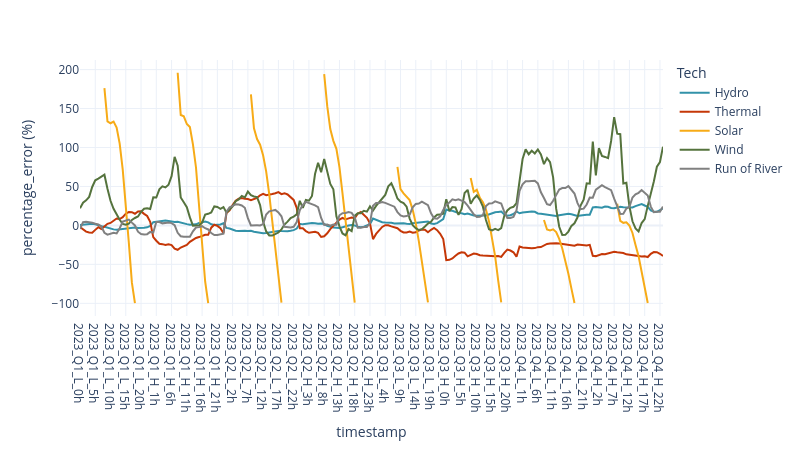

Here is the notebook cell this chart was saved with:
### Markdown cell above
## 4. Calibration
### 4.1 Error by timestamp

### Code cell
# Align dataframes based on 'timestamp', 'Tech'
gen_res['DispatchGen_MW_xm'] = gen_res['DispatchGen_MW']
gen_disp['DispatchGen_MW_sw'] = gen_disp['DispatchGen_MW']
gen_compare = pd.merge(gen_res, gen_disp, on=['timestamp', 'Tech'])
# Calculate error percentage
gen_compare['percentage_error (%)'] = 100*((gen_compare['DispatchGen_MW_sw'] / gen_compare['DispatchGen_MW_xm']) - 1)
# Remove rows where 'type' contains '_0h' and 'tech' is 'solar'
hours = r'_19h|_20h|_21h|_22h|_23h|_0h|_1h|_2h|_3h|_4h|_5h|_6h|_7h'
condition = ((gen_compare['Tech'] == 'Solar') & (gen_compare['timestamp'].str.contains(hours)))
gen_compare.loc[condition, ['percentage_error (%)']] = np.nan
#print(gen_compare.head(5))

import plotly.express as px
fig = px.line(
    gen_compare,
    x='timestamp', y='percentage_error (%)', 
    color='Tech', color_discrete_map=tech_colors, category_orders={"Tech": tech_order},
    height=9*50, width=16*50, template="plotly_white")
fig.show()

### Figure 1 — Plotly figure (JSON) as saved in the notebook; plotly's stock layout.template omitted (floating-point values rounded to 4 significant figures; data arrays with more than 128 entries replaced by an {"elided": "..."} marker saying what was removed)
{"data": [{"hovertemplate": "Tech=Hydro<br>timestamp=%{x}<br>percentage_error (%)=%{y}<extra></extra>", "legendgroup": "Hydro", "line": {"color": "#3292A9", "dash": "solid"}, "marker": {"symbol": "circle"}, "mode": "lines", "name": "Hydro", "orientation": "v", "showlegend": true, "type": "scatter", "x": {"elided": "192 str values"}, "xaxis": "x", "y": {"elided": "192 float values"}, "yaxis": "y"}, {"hovertemplate": "Tech=Thermal<br>timestamp=%{x}<br>percentage_error (%)=%{y}<extra></extra>", "legendgroup": "Thermal", "line": {"color": "#C53707", "dash": "solid"}, "marker": {"symbol": "circle"}, "mode": "lines", "name": "Thermal", "orientation": "v", "showlegend": true, "type": "scatter", "x": {"elided": "192 str values"}, "xaxis": "x", "y": {"elided": "192 float values"}, "yaxis": "y"}, {"hovertemplate": "Tech=Solar<br>timestamp=%{x}<br>percentage_error (%)=%{y}<extra></extra>", "legendgroup": "Solar", "line": {"color": "#F7AB17", "dash": "solid"}, "marker": {"symbol": "circle"}, "mode": "lines", "name": "Solar", "orientation": "v", "showlegend": true, "type": "scatter", "x": {"elided": "161 str values"}, "xaxis": "x", "y": {"elided": "161 float values"}, "yaxis": "y"}, {"hovertemplate": "Tech=Wind<br>timestamp=%{x}<br>percentage_error (%)=%{y}<extra></extra>", "legendgroup": "Wind", "line": {"color": "#55733D", "dash": "solid"}, "marker": {"symbol": "circle"}, "mode": "lines", "name": "Wind", "orientation": "v", "showlegend": true, "type": "scatter", "x": {"elided": "192 str values"}, "xaxis": "x", "y": {"elided": "192 float values"}, "yaxis": "y"}, {"hovertemplate": "Tech=Run of River<br>timestamp=%{x}<br>percentage_error (%)=%{y}<extra></extra>", "legendgroup": "Run of River", "line": {"color": "#808080", "dash": "solid"}, "marker": {"symbol": "circle"}, "mode": "lines", "name": "Run of River", "orientation": "v", "showlegend": true, "type": "scatter", "x": {"elided": "192 str values"}, "xaxis": "x", "y": {"elided": "192 float values"}, "yaxis": "y"}], "layout": {"height": 450, "legend": {"title": {"text": "Tech"}, "tracegroupgap": 0}, "margin": {"t": 60}, "width": 800, "xaxis": {"anchor": "y", "domain": [0, 1], "title": {"text": "timestamp"}}, "yaxis": {"anchor": "x", "domain": [0, 1], "title": {"text": "percentage_error (%)"}}}}
